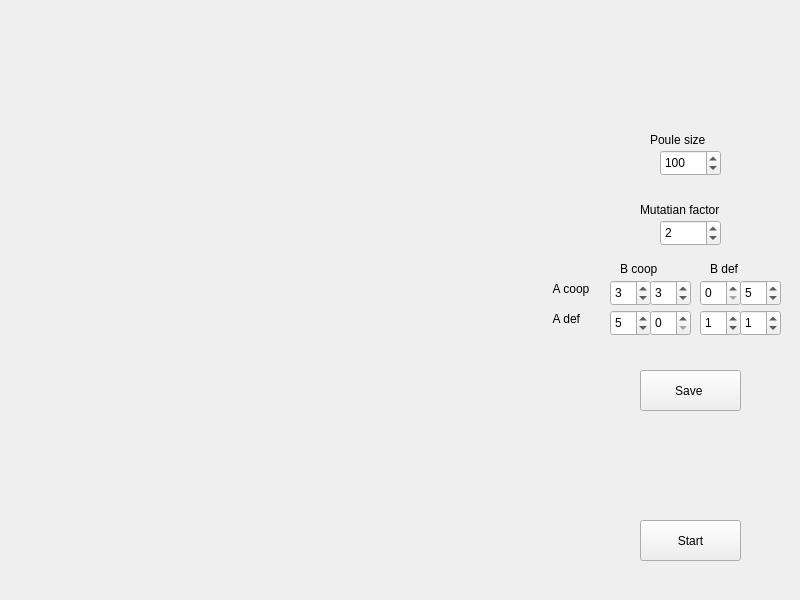
<?xml version="1.0" encoding="UTF-8"?>
<ui version="4.0">
 <class>MainWindow</class>
 <widget class="QMainWindow" name="MainWindow">
  <property name="geometry">
   <rect>
    <x>0</x>
    <y>0</y>
    <width>800</width>
    <height>600</height>
   </rect>
  </property>
  <property name="windowTitle">
   <string>Simulation</string>
  </property>
  <widget class="QWidget" name="centralwidget">
   <widget class="mplwidget" name="widget" native="true">
    <property name="geometry">
     <rect>
      <x>10</x>
      <y>30</y>
      <width>541</width>
      <height>541</height>
     </rect>
    </property>
   </widget>
   <widget class="QPushButton" name="pushButton">
    <property name="geometry">
     <rect>
      <x>640</x>
      <y>520</y>
      <width>101</width>
      <height>41</height>
     </rect>
    </property>
    <property name="text">
     <string>Start</string>
    </property>
   </widget>
   <widget class="QSpinBox" name="spinBox_2">
    <property name="geometry">
     <rect>
      <x>660</x>
      <y>150</y>
      <width>61</width>
      <height>26</height>
     </rect>
    </property>
    <property name="maximum">
     <number>500</number>
    </property>
    <property name="value">
     <number>100</number>
    </property>
   </widget>
   <widget class="QLabel" name="label_2">
    <property name="geometry">
     <rect>
      <x>650</x>
      <y>130</y>
      <width>101</width>
      <height>20</height>
     </rect>
    </property>
    <property name="text">
     <string>Poule size</string>
    </property>
   </widget>
   <widget class="QSpinBox" name="spinBox_3">
    <property name="geometry">
     <rect>
      <x>660</x>
      <y>220</y>
      <width>61</width>
      <height>26</height>
     </rect>
    </property>
    <property name="value">
     <number>2</number>
    </property>
   </widget>
   <widget class="QLabel" name="label_3">
    <property name="geometry">
     <rect>
      <x>640</x>
      <y>200</y>
      <width>111</width>
      <height>20</height>
     </rect>
    </property>
    <property name="text">
     <string>Mutatian factor</string>
    </property>
   </widget>
   <widget class="QPushButton" name="pushButton_2">
    <property name="geometry">
     <rect>
      <x>640</x>
      <y>370</y>
      <width>101</width>
      <height>41</height>
     </rect>
    </property>
    <property name="text">
     <string>Save </string>
    </property>
   </widget>
   <widget class="QSpinBox" name="spinBox">
    <property name="geometry">
     <rect>
      <x>610</x>
      <y>280</y>
      <width>41</width>
      <height>26</height>
     </rect>
    </property>
    <property name="value">
     <number>3</number>
    </property>
   </widget>
   <widget class="QSpinBox" name="spinBox_4">
    <property name="geometry">
     <rect>
      <x>650</x>
      <y>280</y>
      <width>41</width>
      <height>26</height>
     </rect>
    </property>
    <property name="value">
     <number>3</number>
    </property>
   </widget>
   <widget class="QSpinBox" name="spinBox_5">
    <property name="geometry">
     <rect>
      <x>610</x>
      <y>310</y>
      <width>41</width>
      <height>26</height>
     </rect>
    </property>
    <property name="value">
     <number>5</number>
    </property>
   </widget>
   <widget class="QSpinBox" name="spinBox_6">
    <property name="geometry">
     <rect>
      <x>650</x>
      <y>310</y>
      <width>41</width>
      <height>26</height>
     </rect>
    </property>
    <property name="value">
     <number>0</number>
    </property>
   </widget>
   <widget class="QSpinBox" name="spinBox_7">
    <property name="geometry">
     <rect>
      <x>700</x>
      <y>310</y>
      <width>41</width>
      <height>26</height>
     </rect>
    </property>
    <property name="value">
     <number>1</number>
    </property>
   </widget>
   <widget class="QSpinBox" name="spinBox_8">
    <property name="geometry">
     <rect>
      <x>700</x>
      <y>280</y>
      <width>41</width>
      <height>26</height>
     </rect>
    </property>
    <property name="value">
     <number>0</number>
    </property>
   </widget>
   <widget class="QSpinBox" name="spinBox_9">
    <property name="geometry">
     <rect>
      <x>740</x>
      <y>280</y>
      <width>41</width>
      <height>26</height>
     </rect>
    </property>
    <property name="value">
     <number>5</number>
    </property>
   </widget>
   <widget class="QSpinBox" name="spinBox_10">
    <property name="geometry">
     <rect>
      <x>740</x>
      <y>310</y>
      <width>41</width>
      <height>26</height>
     </rect>
    </property>
    <property name="value">
     <number>1</number>
    </property>
   </widget>
   <widget class="QLabel" name="label">
    <property name="geometry">
     <rect>
      <x>550</x>
      <y>280</y>
      <width>51</width>
      <height>17</height>
     </rect>
    </property>
    <property name="text">
     <string> A coop</string>
    </property>
   </widget>
   <widget class="QLabel" name="label_4">
    <property name="geometry">
     <rect>
      <x>620</x>
      <y>260</y>
      <width>51</width>
      <height>17</height>
     </rect>
    </property>
    <property name="text">
     <string>B coop</string>
    </property>
   </widget>
   <widget class="QLabel" name="label_5">
    <property name="geometry">
     <rect>
      <x>710</x>
      <y>260</y>
      <width>51</width>
      <height>17</height>
     </rect>
    </property>
    <property name="text">
     <string>B def</string>
    </property>
   </widget>
   <widget class="QLabel" name="label_6">
    <property name="geometry">
     <rect>
      <x>550</x>
      <y>310</y>
      <width>51</width>
      <height>17</height>
     </rect>
    </property>
    <property name="text">
     <string> A def</string>
    </property>
   </widget>
  </widget>
 </widget>
 <customwidgets>
  <customwidget>
   <class>mplwidget</class>
   <extends>QWidget</extends>
   <header>mplwidget.h</header>
   <container>1</container>
  </customwidget>
 </customwidgets>
 <resources/>
 <connections/>
</ui>
